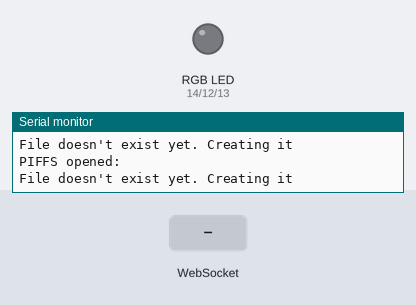
A sketch run on a simulated ESP8266 (NodeMCU). Shown: an RGB LED mixed from three pins (HIGH = lit), the last lines printed to the serial monitor. The test bench sets the inputs (shaded band). WiFi joins after 1.5 s; servers stay silent unless stated; storage starts empty.

Above: at 6.7 s.
6.8 s: WebSocket text "#ff0000" received
At 7.4 s:
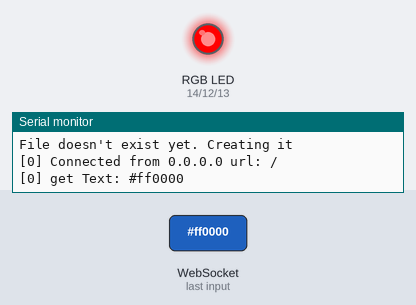
8.3 s: WebSocket text "#" received
At 9.7 s:
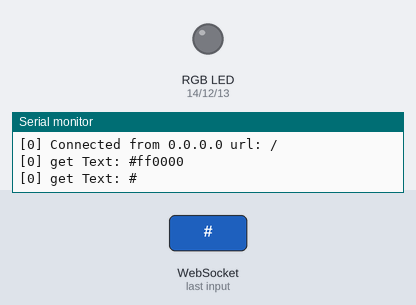
Timing chart, 0 to 11.3 s (numbered marks = the images above; inputs shaded):
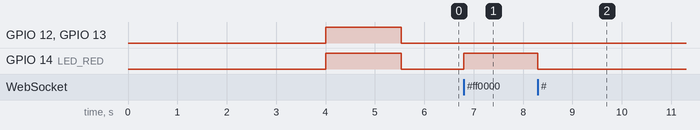

The sketch:

Busy_Notifier.ino
```cpp
/*
 * WebSocketServer_LEDcontrol.ino
 *
 *  Created on: 26.11.2015
 *
 */

#include <Arduino.h>

#include <ESP8266WiFi.h>
#include <ESP8266WiFiMulti.h>
#include <WebSocketsServer.h>
#include <ESP8266WebServer.h>
#include <ESP8266mDNS.h>
#include <Hash.h>

#include "FS.h"

#define LED_RED     14
#define LED_GREEN   12
#define LED_BLUE    13

#define USE_SERIAL Serial


ESP8266WiFiMulti WiFiMulti;

ESP8266WebServer server(80);
WebSocketsServer webSocket = WebSocketsServer(81);

void webSocketEvent(uint8_t num, WStype_t type, uint8_t * payload, size_t length) {

    switch(type) {
        case WStype_DISCONNECTED:
            USE_SERIAL.printf("[%u] Disconnected!\n", num);
            break;
        case WStype_CONNECTED: {
            IPAddress ip = webSocket.remoteIP(num);
            USE_SERIAL.printf("[%u] Connected from %d.%d.%d.%d url: %s\n", num, ip[0], ip[1], ip[2], ip[3], payload);

            // send message to client
            webSocket.sendTXT(num, "Connected");
        }
            break;
        case WStype_TEXT:
            USE_SERIAL.printf("[%u] get Text: %s\n", num, payload);

            if(payload[0] == '#') {
                // we get RGB data

                // decode rgb data
                uint32_t rgb = (uint32_t) strtol((const char *) &payload[1], NULL, 16);

                analogWrite(LED_RED,    ((rgb >> 16) & 0xFF));
                analogWrite(LED_GREEN,  ((rgb >> 8) & 0xFF));
                analogWrite(LED_BLUE,   ((rgb >> 0) & 0xFF));
            }

            break;
    }

}

String serial_file() {
  bool result = SPIFFS.begin();
  Serial.println("SPIFFS opened: " + result);

  // this opens the file "f.txt" in read-mode
  File f = SPIFFS.open("/ui.html", "r");
  String line = "";

  if (!f) {
    Serial.println("File doesn't exist yet. Creating it");

    // open the file in write mode
    File f = SPIFFS.open("/f.txt", "w");
    if (!f) {
      Serial.println("file creation failed");
    }
    // now write two lines in key/value style with  end-of-line characters
    f.println("ssid=abc");
    f.println("password=123455secret");
  } else {
    // we could open the file
    while(f.available()) {
      //Lets read line by line from the file
      line += f.readStringUntil('\n');
    }
    Serial.println(line);

  }
  f.close();
  return line;
}

void setup() {
    //USE_SERIAL.begin(921600);
    USE_SERIAL.begin(115200);

    //USE_SERIAL.setDebugOutput(true);

    USE_SERIAL.println();
    USE_SERIAL.println();
    USE_SERIAL.println();

    for(uint8_t t = 4; t > 0; t--) {
        USE_SERIAL.printf("[SETUP] BOOT WAIT %d...\n", t);
        USE_SERIAL.flush();
        delay(1000);
    }

    pinMode(LED_RED, OUTPUT);
    pinMode(LED_GREEN, OUTPUT);
    pinMode(LED_BLUE, OUTPUT);

//    digitalWrite(LED_RED, 1);
//    digitalWrite(LED_GREEN, 1);
//    digitalWrite(LED_BLUE, 1);

                analogWrite(LED_RED,    255);
                analogWrite(LED_GREEN,  255);
                analogWrite(LED_BLUE,   255);


    WiFiMulti.addAP("SSID", "pass");

    while(WiFiMulti.run() != WL_CONNECTED) {
        delay(100);
    }

    // start webSocket server
    webSocket.begin();
    webSocket.onEvent(webSocketEvent);

    if(MDNS.begin("esp8266")) {
        USE_SERIAL.println("MDNS responder started");
    }

    // handle index
    String body = serial_file();
    server.on("/", [body]() {
        // send index.html
        server.send(200, "text/html", body);
        // "<html><head><script>var connection = new WebSocket('ws://'+location.hostname+':81/', ['arduino']);connection.onopen = function () {  connection.send('Connect ' + new Date()); }; connection.onerror = function (error) {    console.log('WebSocket Error ', error);};connection.onmessage = function (e) {  console.log('Server: ', e.data);};function sendFree() {connection.send('#00ff00');};function sendBusy() {connection.send('#ff0000');};function sendRGB() {  var r = parseInt(document.getElementById('r').value).toString(16);  var g = parseInt(document.getElementById('g').value).toString(16);  var b = parseInt(document.getElementById('b').value).toString(16);  if(r.length < 2) { r = '0' + r; }   if(g.length < 2) { g = '0' + g; }   if(b.length < 2) { b = '0' + b; }   var rgb = '#'+r+g+b;    console.log('RGB: ' + rgb); connection.send(rgb); }</script></head><body><button onclick='sendBusy()'>Busy</button><br/><button onclick='sendFree()'>Free</button><br/>LED Control:<br/><br/>R: <input id=\"r\" type=\"range\" min=\"0\" max=\"255\" step=\"1\" oninput=\"sendRGB();\" /><br/>G: <input id=\"g\" type=\"range\" min=\"0\" max=\"255\" step=\"1\" oninput=\"sendRGB();\" /><br/>B: <input id=\"b\" type=\"range\" min=\"0\" max=\"255\" step=\"1\" oninput=\"sendRGB();\" /><br/></body></html>");
    });

    server.begin();

    // Add service to MDNS
    MDNS.addService("http", "tcp", 80);
    MDNS.addService("ws", "tcp", 81);

    digitalWrite(LED_RED, 0);
    digitalWrite(LED_GREEN, 0);
    digitalWrite(LED_BLUE, 0);

    serial_file();

}

void loop() {
    webSocket.loop();
    server.handleClient();
}
```

Measured:
- after the input at 6.8 s, GPIO 14 (LED_RED): LOW → HIGH at once
- after the input at 8.3 s, GPIO 14 (LED_RED): HIGH → LOW at once
